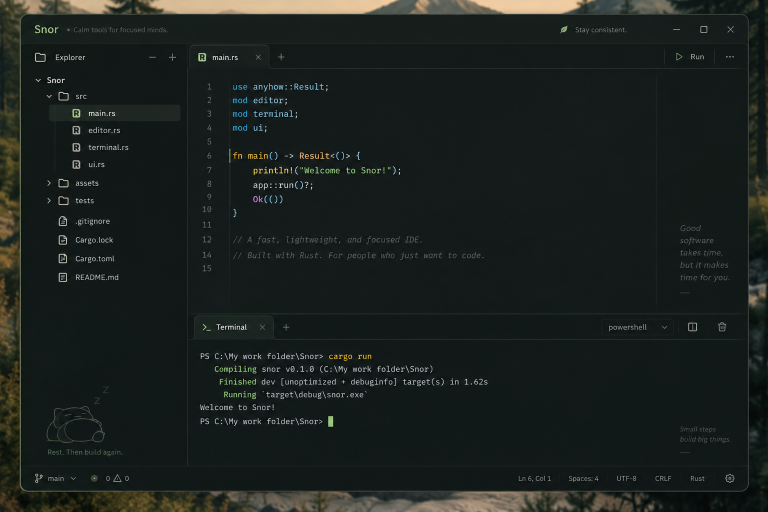
#> input picture file_00000000996c81faaa1c3fe9743de377.png, 1536 x 1024 px, found by its file name (shown at 1/2 size)
$ python crop_div.py
#> lines starting #> are read from the running program, lines starting #| are printed output that depends on the picture
from PIL import Image, ImageEnhance
REF = r"C:/My work folder/Snor/file_00000000996c81faaa1c3fe9743de377.png"
im = Image.open(REF).convert("RGB")
#> im is the input picture: PIL image 1536x1024 RGB; mean R, G, B 26.8, 33.2, 30.4
c = im.crop((40, 570, 1500, 700))
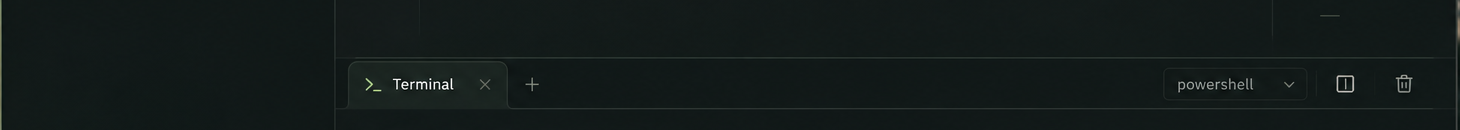
#> c: PIL image 1460x130 RGB; mean R, G, B 19.2, 26.9, 25.8
c = ImageEnhance.Brightness(c).enhance(3.5)
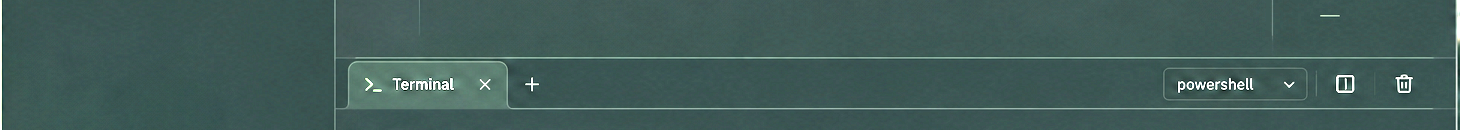
#> c: PIL image 1460x130 RGB; mean R, G, B 65.6, 92.5, 88.9
c = c.resize((c.width, c.height*3), Image.NEAREST)
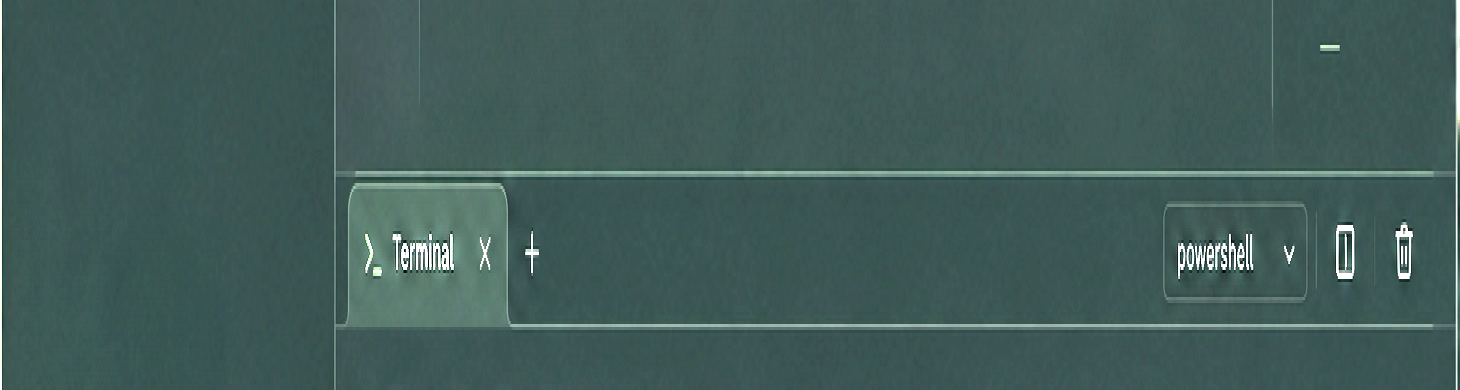
#> c: PIL image 1460x390 RGB; mean R, G, B 65.6, 92.5, 88.9
c.save(r"C:/My work folder/Snor/.workbuddy-ai/screenshots/ref_divider.png")
print(c.size)
#| (1460, 390)
